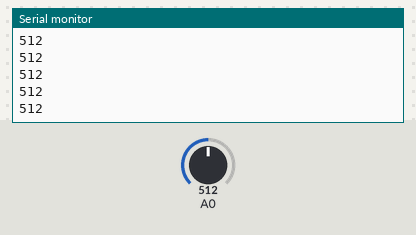
A sketch run on a simulated ESP8266 (NodeMCU). Shown: the last lines printed to the serial monitor. Inputs (shaded band) come from the test bench; at power-on: A0 = 512. Storage starts empty.

Above: at 6.2 s.
6.3 s: A0 set to 716
At 7.1 s:
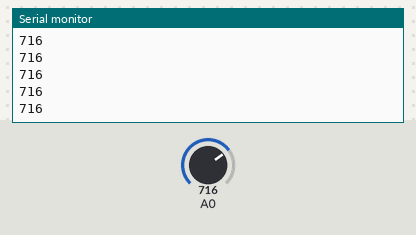
7.8 s: A0 set to 900
At 8.4 s:
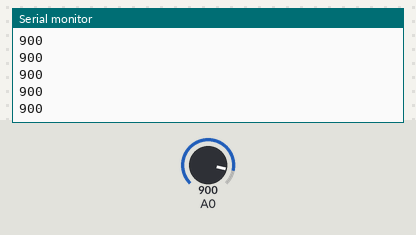
Timing chart, 0 to 10.8 s (numbered marks = the images above; inputs shaded):
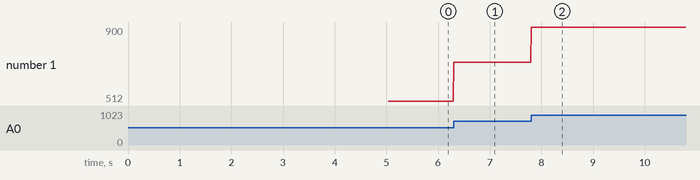

Measured:
- after the input at 6.3 s, the serial monitor: prints a new line at once (image 1)
- after the input at 7.8 s, the serial monitor: prints a new line at once (image 2)
- plotted number 1: 512 → 716 after the input at 6.3 s, 716 → 900 after the input at 7.8 s

The sketch:

sd_1.ino
```cpp
#include <SD.h>

#define MAX_NUMBER_OF_FILE 300 //1440 /* maksymalna liczba rekordów */
/* 24h * 60min = 1440min */
#define MAX_NUMBER_OF_SAMPLE 12000 /* maksymalna liczba próbek w rekordzie */
/* 200Hz * 60s = 12000 próbek */
char fileName[12];
const int chipSelect = D8; /* D8 dla NodeMCU - oznaczenia pinów z literą D */
int numberFile = 0; /* inicjalizacja zmiennej */
File file; /* inicjalizacja zmiennej */
int numberSample = 0; /* inicjalizacja zmiennej */

void setup() {
  delay(5000); /* odczekaj 5s przed rozpoczęciem pracy */

  Serial.begin(9600); /* rozpocznij pracę z portem z prędkością 9600baud */
  while (!Serial) {
    ;
  }

  if(!(SD.begin(chipSelect))){
    Serial.println("Nie udało się zainicjować działania modułu czytnika kart SD.");
    while(1);
  }
  else{
    Serial.println("Moduł czytnika kart SD zainicjowany.");
  }

}

void loop(void) {

if(numberFile<MAX_NUMBER_OF_FILE){

  numberFile +=1; /* nowy numer rekordu */
  sprintf(fileName,"EKG%d.txt",numberFile); /* utworzenie nazwy rekordu */

  Serial.print(fileName);Serial.println(" ");/* informacja o pracy z danym plikiem na port */

    if(!SD.exists(fileName)){ /* Jeśli taki plik jeszcze nie istnieje na karcie */

      file = SD.open(fileName,FILE_WRITE); /* Stwórz ten plik */

      if(file){ /* Jeśli utworzenie pliku się powiodło */

        Serial.println("Utworzono plik: ");Serial.println(fileName);

        while (numberSample < MAX_NUMBER_OF_SAMPLE){
          numberSample +=1;Serial.println(analogRead(A0));
          file.print(String(analogRead(A0)));file.print(",");delay(5);
          /* delay([ms]) da częstotliwość 200Hz */
        }
        file.close();

        }else{Serial.println("Utworzenie pliku się nie powiodło!");}
    }else{Serial.println("Taki plik już istnieje!");}
  }else{Serial.println("Zapis na dzień zakończony!");ESP.deepSleep(0);}
}
```
